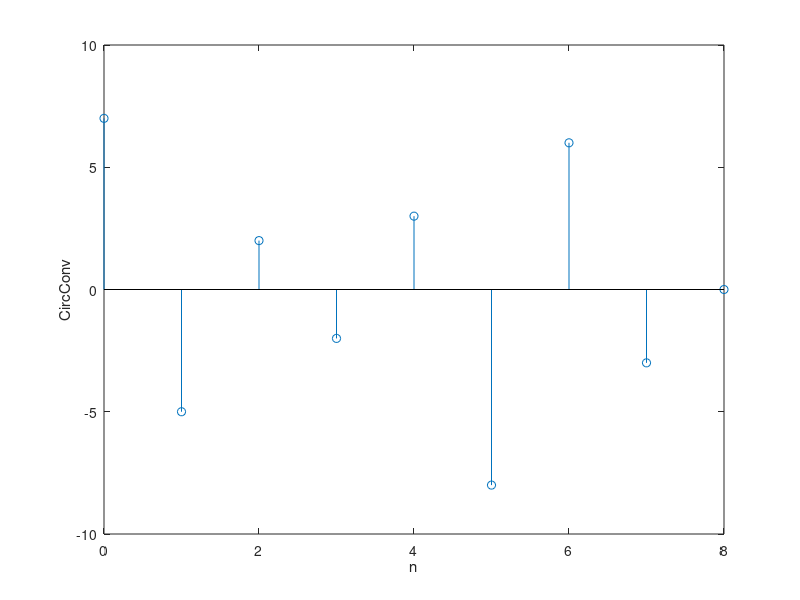

Write MATLAB code to recreate this figure.
clc;
clear all;
close all;
x  = [1 -1 -1 -1 1 0 1];
h = [5 -4 3 2 -1 1 0 -1];
lim_lin = length(x)+length(h)-1;
lim_circ = max(length(x),length(h));
n= 0:lim_circ;
y = conv(x,h); 
y1 = y(1:lim_circ);
y2 = [y(lim_circ+1:end) zeros(1,2*lim_circ-lim_lin)];
y  = y1+ y2;
y=[y 0];
stem(n,y);
xlabel('n');
ylabel('CircConv');

